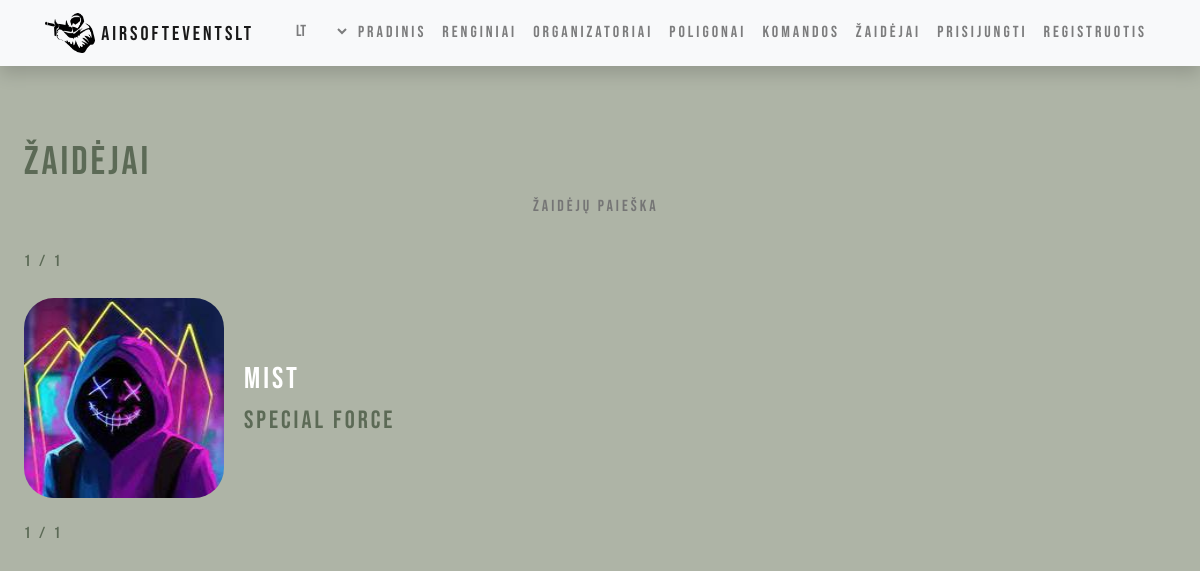
The app's page /teams/players/ with its own data.
### teams/models.py (models this page shows, shortened)
class Player(models.Model):
    profile = models.OneToOneField('Profile', related_name='player', on_delete=models.CASCADE, null=True, blank=True)
    n_name = models.CharField(_('Nickname of the player'), max_length=150, default=_("New Player"))
    picture = models.ImageField(_('Picture'), default="default.png", upload_to="profile_pics/")
    team = models.ForeignKey('Team', related_name='players', help_text=_('Team'), on_delete=models.SET_NULL, null=True, default=Team.get_default_pk)
    events = models.ManyToManyField("events.Event", help_text=_('Events'), related_name='registered_players', blank=True)
    player_from = models.CharField(_('Town where player is from'), max_length=150)
    date_of_birth = models.DateField(_('Date of birth'), null=True, blank=True)
    team_leader = models.BooleanField(default=False)
    class Meta:
        verbose_name = _("Player")
        verbose_name_plural = _("Players")

class Team(models.Model):
    id = models.UUIDField(primary_key=True, default=uuid.uuid4, help_text=_('Unique team ID'))
    name = models.CharField(_('Name of the Team'), max_length=150)
    contacts = models.CharField(_('Contacts'), max_length=150)
    emblem = models.ImageField(default="team_default.png", upload_to="team_pics/")
    class Meta:
        verbose_name = _("Team")
        verbose_name_plural = _("Teams")
    def __str__(self):
        return self.name

### teams/views.py (the view)
# urls.py: path('players/', views.PlayerListView.as_view(), name='players'),
class PlayerListView(generic.ListView):
    model = Player
    context_object_name = 'players'
    template_name = 'players.html'
    paginate_by = 4

### teams/templates/players.html (shortened to what this page needs)
{% extends "base.html" %}
{% load i18n %}
{% block content %}
<div class='indented main-font'>
    <h1 class='secondary-font'>{% trans "Player list" %}</h1>
    <center>
        <div>
            <form action="{% url 'search_players' %}" method="get" >
            <input name="query" class="search-bar secondary-font" type="text" placeholder="{% trans "Search for players" %}">
            </form>
        </div>
    </center>
    <div class="pagination secondary-font">
        <span class="step-links">
            <span class="current">
                {{ page_obj.number }} / {{ page_obj.paginator.num_pages }}
            </span>
        </span>
    </div>
    <br>
    {% if players %}
    <div class='item-block'>
        {% for player in players %}
        <div class='item'>
            <div class='item-pic'>
                <a href={{ player.id }}><img class="profile-picture" src="{{ player.picture.url }}"></a>
            </div>
            <div class='item-details'>
                <a class='link' style='font-size:30px' href={{ player.id }}><div> {{ player.n_name }} </div></a>
                <div class='secondary-font'> {{ player.team }} </div>
            </div>
        </div>
        {% endfor %}
    </div>
    {% else %}
    <div> {% trans "No players yet" %} </div>
    {% endif %}
    <br>
    <div class="pagination secondary-font">
        <span class="step-links">
            <span class="current">
                {{ page_obj.number }} / {{ page_obj.paginator.num_pages }}
            </span>
        </span>
    </div>
</div>
{% endblock %}

### events/static/css/styles.css (style rules this page uses)
body { background-color: rgb(174, 180, 166); }
.indented { padding-left: 5%; padding: 2%; }
.profile-picture { width: 200px; height: 200px; border-radius: 15%; }
.main-font { color:white; font-family:"Bebas Neue"; letter-spacing: 3px; }
.secondary-font { color: rgb(92, 106, 86); font-family:"Bebas Neue"; letter-spacing: 3px; }
.item-block { display: flex; flex-direction: column; gap: 40px; height: 100%; width: 80%; }
.item { display: flex; flex-direction: row; gap: 20px; height: 200px; }
.item-pic { display: flex; flex-direction: column; height: 200px; width: 200px; }
.item-details { display: flex; flex-direction: column; justify-content: center; height: 200px; font-size: 25px; }
.link { text-decoration: none; color: inherit; font-size: 20px; -webkit-transition: 0.5s; }
.search-bar { background-color:transparent; margin-bottom: 30px; border: none; -webkit-transition: 0.5s; }

### records on screen
Player: picture (picture), n_name "Mist", team "Special Force"

### other values on screen
{{ page_obj.number }} "1"
{{ page_obj.paginator.num_pages }} "1"
form field language "lt"
